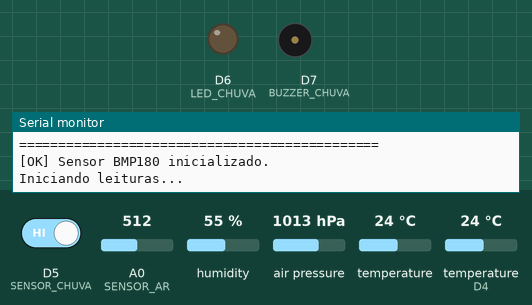
A sketch run on a simulated ESP8266 (NodeMCU). Shown: output pins drawn as LEDs (lit = HIGH), buzzer (waves = sounding), the last lines printed to the serial monitor. The inputs (shaded band) are chosen by the test bench; at power-on: D5 (SENSOR_CHUVA) HIGH, A0 (SENSOR_AR) = 512, humidity 55 %, air pressure 1013 hPa, temperature 24 °C, temperature (sensor on D4) 24 °C.

Above: at 1.7 s.
1.8 s: D5 (SENSOR_CHUVA) driven LOW
At 3.0 s:
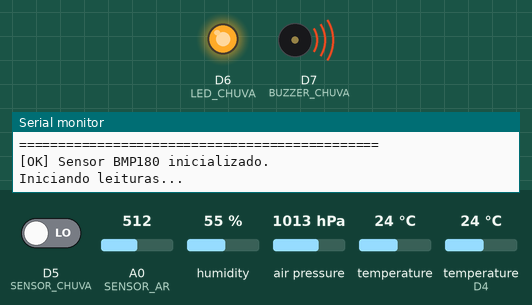
3.3 s: D5 (SENSOR_CHUVA) driven HIGH
At 4.1 s:
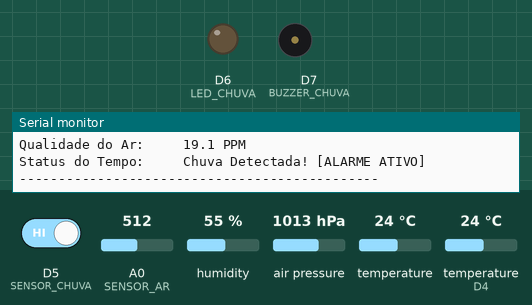
Timing chart, 0 to 6.3 s (numbered marks = the images above; inputs shaded):
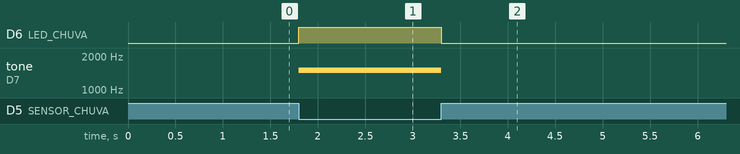

The sketch:

estacao-meteorologica.ino
```cpp
#include <DHT.h>         // Biblioteca para o sensor DHT11
#include <SFE_BMP180.h>  // Biblioteca para o sensor BMP180
#include <Wire.h>        // Biblioteca para comunicação I2C

// --- Mapeamento de Pinos ---
#define DHTPIN D4        // Pino digital D3 conectado ao DHT11
#define DHTTYPE DHT11    // Tipo do sensor DHT
#define SENSOR_AR A0     // Pino analógico A0 conectado ao MQ-135
#define SENSOR_CHUVA D5  // Pino digital D5 conectado ao Sensor de Chuva
#define LED_CHUVA D6     // Pino digital D6 para o LED de alerta de chuva
#define BUZZER_CHUVA D7  // Pino digital D7 para o Buzzer Piezo

// --- Objetos ---
DHT dht(DHTPIN, DHTTYPE);
SFE_BMP180 sensorP;

// --- Configurações dos Sensores ---
#define ALTITUDE 110.0

// Parâmetros de calibração do MQ-135
const float m = -0.3376;
const float b = 0.7165;
const float R0 = 10.55;  // Valor de calibração do seu MQ-135

// --- Variáveis Globais ---
float umidade = 0.0;
float temp_dht = 0.0;
double temp_bmp = 0.0;
double pressao_abs = 0.0;
double pressao_relativa = 0.0;
float ppm = 0.0;
int leituraChuva = 0;

// --- Controle de Tempo (millis) ---
unsigned long tempoAnterior = 0;
const unsigned long intervaloLeitura = 3000;

// --- Função: Leitura DHT11 ---
void lerDHT() {
  umidade = dht.readHumidity();
  temp_dht = dht.readTemperature();
}

// --- Função: Leitura MQ-135 ---
void lerQualidadeAr() {
  float sensor_volt = analogRead(SENSOR_AR) * (3.3 / 1023.0);
  if (sensor_volt > 0) {
    float Rs = ((5.0 * 10.0) / sensor_volt) - 10.0;
    float razao = Rs / R0;
    float ppm_log = (log10(razao) - b) / m;
    ppm = pow(10, ppm_log);
  }
}

// --- Função: Leitura BMP180 ---
void lerPressao() {
  char status = sensorP.startTemperature();
  if (status != 0) {
    delay(status);
    status = sensorP.getTemperature(temp_bmp);
    if (status != 0) {
      status = sensorP.startPressure(3);
      if (status != 0) {
        delay(status);
        status = sensorP.getPressure(pressao_abs, temp_bmp);
        if (status != 0) {
          pressao_relativa = sensorP.sealevel(pressao_abs, ALTITUDE);
        }
      }
    }
  } else {
    Serial.println("[ERRO] Falha na leitura do BMP180.");
  }
}

// --- Função: Leitura e Alarme de Chuva ---
void lerEControlarChuva() {
  leituraChuva = digitalRead(SENSOR_CHUVA);

  if (leituraChuva == LOW) {
    digitalWrite(LED_CHUVA, HIGH);
    tone(BUZZER_CHUVA, 1500);
  } else {
    // Sem chuva
    digitalWrite(LED_CHUVA, LOW);
    noTone(BUZZER_CHUVA);
  }
}

void setup() {
  Serial.begin(115200);
  delay(500);

  Serial.println("\n==============================================");
  Serial.println("   ESTAÇÃO METEOROLÓGICA - TESTE LOCAL (OFFLINE)");
  Serial.println("==============================================");

  dht.begin();

  if (sensorP.begin()) {
    Serial.println("[OK] Sensor BMP180 inicializado.");
  } else {
    Serial.println("[ERRO] Falha ao inicializar o sensor BMP180!");
  }

  // Configuração dos Pinos
  pinMode(SENSOR_AR, INPUT);
  pinMode(SENSOR_CHUVA, INPUT);
  pinMode(LED_CHUVA, OUTPUT);
  pinMode(BUZZER_CHUVA, OUTPUT);

  // Estado inicial das saídas (Desligadas)
  digitalWrite(LED_CHUVA, LOW);
  noTone(BUZZER_CHUVA);

  Serial.println("Iniciando leituras...\n");
}

void loop() {
  unsigned long tempoAtual = millis();

  // Monitora a chuva continuamente
  lerEControlarChuva();

  // Exibe o relatório de todos os sensores no Monitor Serial a cada 3 segundos
  if (tempoAtual - tempoAnterior >= intervaloLeitura) {
    tempoAnterior = tempoAtual;

    lerDHT();
    lerQualidadeAr();
    lerPressao();

    Serial.println("----------------------------------------------");

    if (isnan(umidade) || isnan(temp_dht)) {
      Serial.println("DHT11: Falha na leitura!");
    } else {
      Serial.print("Temperatura (DHT11): ");
      Serial.print(temp_dht, 1);
      Serial.println(" °C");

      Serial.print("Umidade Relativa:    ");
      Serial.print(umidade, 1);
      Serial.println(" %");
    }

    Serial.print("Pressão Absoluta:    ");
    Serial.print(pressao_abs, 1);
    Serial.println(" hPa");

    Serial.print("Pressão Relativa:    ");
    Serial.print(pressao_relativa, 1);
    Serial.println(" hPa");

    Serial.print("Qualidade do Ar:     ");
    Serial.print(ppm, 1);
    Serial.println(" PPM");

    Serial.print("Status do Tempo:     ");
    if (leituraChuva == LOW) {
      Serial.println("Chuva Detectada! [ALARME ATIVO]");
    } else {
      Serial.println("Sem Chuva [NÃO]");
    }

    Serial.println("----------------------------------------------\n");
  }
}
```

Measured:
- after the input at 1.8 s, D6 (LED_CHUVA): LOW → HIGH at once; tone on D7 (BUZZER_CHUVA): silent → 1500 Hz at once
- after the input at 3.3 s, D6 (LED_CHUVA): HIGH → LOW at once; tone on D7 (BUZZER_CHUVA): 1500 Hz → silent at once
